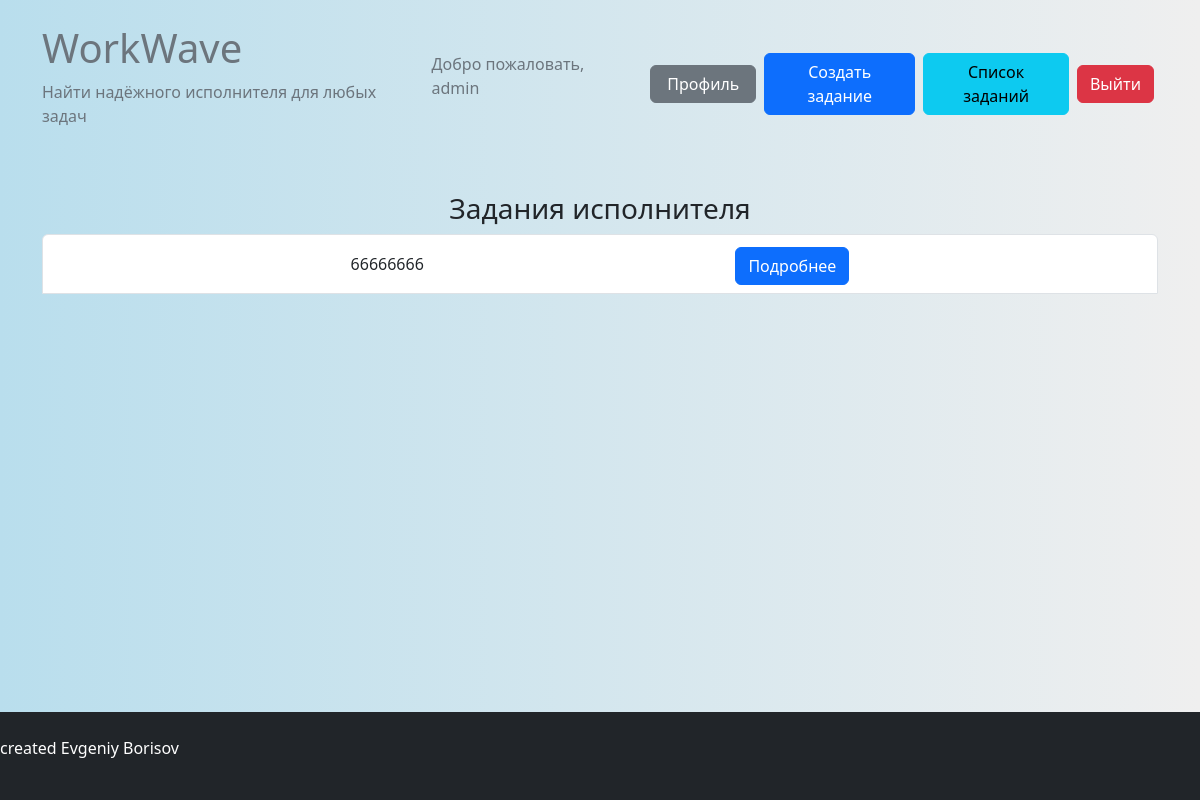
The page /executor_tasks/ (signed in) on the database as committed earlier.
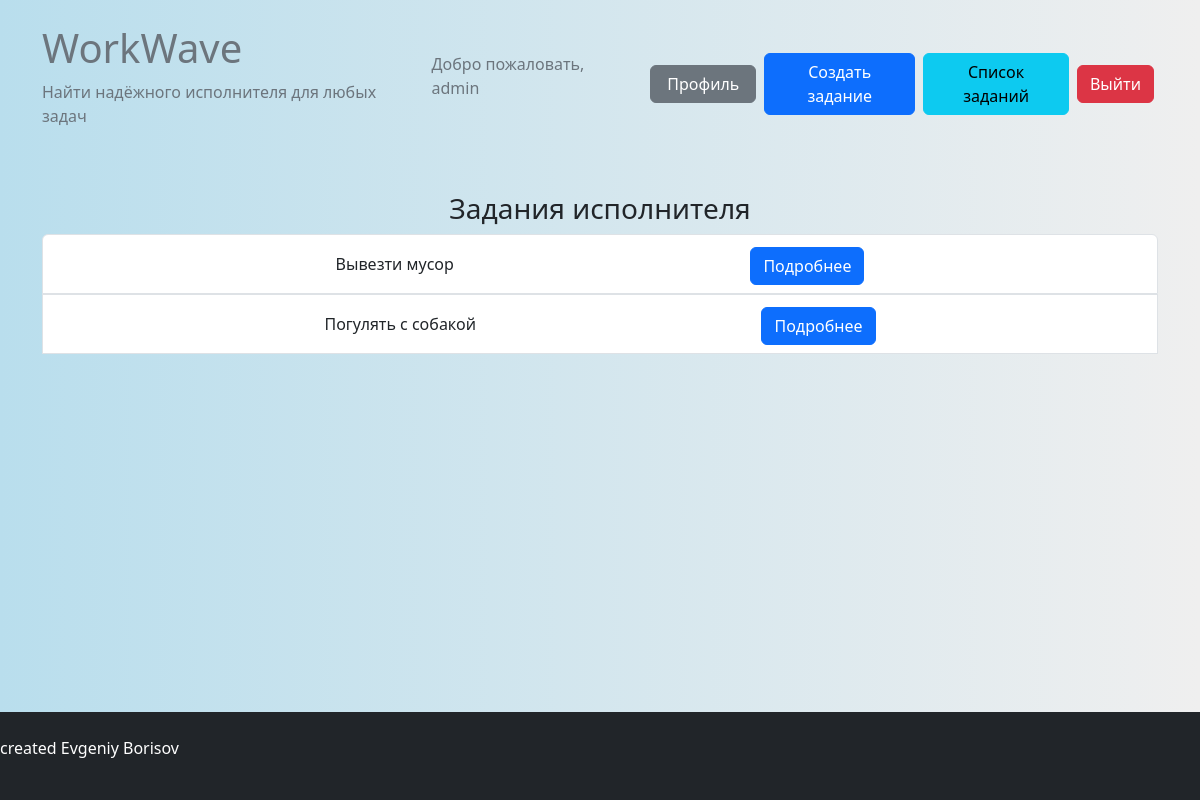
The same page on the database as committed later.
### tasks/models.py (models this page shows, shortened)
class Task(models.Model):
    title = models.CharField(max_length=200)
    image_task = models.ImageField(upload_to='media/image_task/', null=True, blank=True)
    description = models.TextField()
    customer = models.ForeignKey(CustomUser, on_delete=models.CASCADE, related_name='customer_tasks')
    executor = models.ForeignKey(CustomUser, on_delete=models.SET_NULL, null=True, blank=True,
                                 related_name='executor_tasks')
    created_at = models.DateTimeField(auto_now_add=True)
    due_date = models.DateTimeField()
    is_completed = models.BooleanField(default=False)
    canceled_by = models.ForeignKey(CustomUser, on_delete=models.SET_NULL, null=True,
                                    blank=True, related_name='canceled_tasks')
    canceled_at = models.DateTimeField(null=True, blank=True)
    address = models.CharField(max_length=255,null=True)

### tasks/views.py (the view)
# urls.py: path('executor_tasks/', view_tasks.executor_tasks, name='executor_tasks'),
def executor_tasks(request):
    executor_tasks = Task.objects.filter(executor=request.user)
    return render(request, 'tasks/executor_tasks.html', {'executor_tasks': executor_tasks})

### templates/tasks/executor_tasks.html (shortened to what this page needs)
{% extends 'base.html' %}
{% block content %}
<h3 class="text-center">Задания исполнителя</h3>
<ul class="list-group">
    {% for task in executor_tasks %}
    <li class="list-group-item d-flex justify-content-evenly align-items-center">
        <div>
            {{ task.title }}
        </div>
        <button type="button" class="btn btn-primary mt-1" data-toggle="modal" data-target="#taskModal{{ task.id }}"
                style="margin-left: 20px;">
            Подробнее
        </button>
    </li>
    {% endfor %}
</ul>
{% endblock %}

Rows that differ between the two databases and show on the page:
removed Task: title "66666666"
added Task: title "Вывезти мусор"
now on this page (row edited): Task: title "Погулять с собакой"
